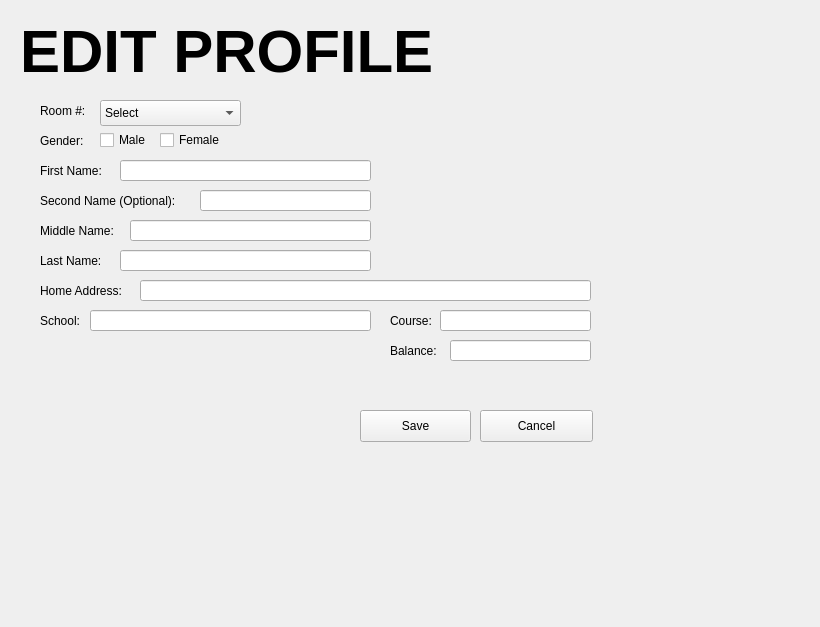
<?xml version="1.0" encoding="UTF-8"?>
<ui version="4.0">
 <class>EditWindow2</class>
 <widget class="QWidget" name="EditWindow2">
  <property name="geometry">
   <rect>
    <x>0</x>
    <y>0</y>
    <width>820</width>
    <height>627</height>
   </rect>
  </property>
  <property name="windowTitle">
   <string>Form</string>
  </property>
  <widget class="QLabel" name="labelBalance">
   <property name="geometry">
    <rect>
     <x>390</x>
     <y>340</y>
     <width>61</width>
     <height>21</height>
    </rect>
   </property>
   <property name="text">
    <string>Balance:</string>
   </property>
  </widget>
  <widget class="QLabel" name="labelSecondNumber">
   <property name="geometry">
    <rect>
     <x>40</x>
     <y>190</y>
     <width>161</width>
     <height>21</height>
    </rect>
   </property>
   <property name="text">
    <string>Second Name (Optional):</string>
   </property>
  </widget>
  <widget class="QLabel" name="labelRoomNum">
   <property name="geometry">
    <rect>
     <x>40</x>
     <y>100</y>
     <width>51</width>
     <height>21</height>
    </rect>
   </property>
   <property name="text">
    <string>Room #:</string>
   </property>
  </widget>
  <widget class="QLabel" name="labelSchool">
   <property name="geometry">
    <rect>
     <x>40</x>
     <y>310</y>
     <width>51</width>
     <height>21</height>
    </rect>
   </property>
   <property name="text">
    <string>School:</string>
   </property>
  </widget>
  <widget class="QPushButton" name="pushButtonCancel">
   <property name="geometry">
    <rect>
     <x>480</x>
     <y>410</y>
     <width>113</width>
     <height>32</height>
    </rect>
   </property>
   <property name="text">
    <string>Cancel</string>
   </property>
  </widget>
  <widget class="QLabel" name="labelCourse">
   <property name="geometry">
    <rect>
     <x>390</x>
     <y>310</y>
     <width>51</width>
     <height>21</height>
    </rect>
   </property>
   <property name="text">
    <string>Course:</string>
   </property>
  </widget>
  <widget class="QLabel" name="labelHomeAddress">
   <property name="geometry">
    <rect>
     <x>40</x>
     <y>280</y>
     <width>101</width>
     <height>21</height>
    </rect>
   </property>
   <property name="text">
    <string>Home Address:</string>
   </property>
  </widget>
  <widget class="QLabel" name="label">
   <property name="geometry">
    <rect>
     <x>20</x>
     <y>20</y>
     <width>711</width>
     <height>61</height>
    </rect>
   </property>
   <property name="font">
    <font>
     <pointsize>45</pointsize>
     <weight>75</weight>
     <bold>true</bold>
    </font>
   </property>
   <property name="text">
    <string>EDIT PROFILE</string>
   </property>
  </widget>
  <widget class="QLineEdit" name="lineEditFirstName">
   <property name="geometry">
    <rect>
     <x>120</x>
     <y>160</y>
     <width>251</width>
     <height>21</height>
    </rect>
   </property>
  </widget>
  <widget class="QLineEdit" name="lineEditHomeAddress">
   <property name="geometry">
    <rect>
     <x>140</x>
     <y>280</y>
     <width>451</width>
     <height>21</height>
    </rect>
   </property>
  </widget>
  <widget class="QLineEdit" name="lineEditMiddleName">
   <property name="geometry">
    <rect>
     <x>130</x>
     <y>220</y>
     <width>241</width>
     <height>21</height>
    </rect>
   </property>
  </widget>
  <widget class="QLineEdit" name="lineEditCourse">
   <property name="geometry">
    <rect>
     <x>440</x>
     <y>310</y>
     <width>151</width>
     <height>21</height>
    </rect>
   </property>
  </widget>
  <widget class="QLineEdit" name="lineEditBalance">
   <property name="geometry">
    <rect>
     <x>450</x>
     <y>340</y>
     <width>141</width>
     <height>21</height>
    </rect>
   </property>
  </widget>
  <widget class="QLineEdit" name="lineEditSecondName">
   <property name="geometry">
    <rect>
     <x>200</x>
     <y>190</y>
     <width>171</width>
     <height>21</height>
    </rect>
   </property>
  </widget>
  <widget class="QComboBox" name="comboBox">
   <property name="geometry">
    <rect>
     <x>100</x>
     <y>100</y>
     <width>141</width>
     <height>26</height>
    </rect>
   </property>
   <item>
    <property name="text">
     <string>Select</string>
    </property>
   </item>
   <item>
    <property name="text">
     <string>2</string>
    </property>
   </item>
   <item>
    <property name="text">
     <string>3</string>
    </property>
   </item>
   <item>
    <property name="text">
     <string>4</string>
    </property>
   </item>
   <item>
    <property name="text">
     <string>5</string>
    </property>
   </item>
   <item>
    <property name="text">
     <string>6</string>
    </property>
   </item>
   <item>
    <property name="text">
     <string>7A</string>
    </property>
   </item>
   <item>
    <property name="text">
     <string>7B</string>
    </property>
   </item>
   <item>
    <property name="text">
     <string>7C</string>
    </property>
   </item>
   <item>
    <property name="text">
     <string>8</string>
    </property>
   </item>
   <item>
    <property name="text">
     <string>77</string>
    </property>
   </item>
   <item>
    <property name="text">
     <string>99</string>
    </property>
   </item>
  </widget>
  <widget class="QLabel" name="labelLastName">
   <property name="geometry">
    <rect>
     <x>40</x>
     <y>250</y>
     <width>81</width>
     <height>21</height>
    </rect>
   </property>
   <property name="text">
    <string>Last Name:</string>
   </property>
  </widget>
  <widget class="QLineEdit" name="lineEditLastName">
   <property name="geometry">
    <rect>
     <x>120</x>
     <y>250</y>
     <width>251</width>
     <height>21</height>
    </rect>
   </property>
  </widget>
  <widget class="QLabel" name="labelFirstName">
   <property name="geometry">
    <rect>
     <x>40</x>
     <y>160</y>
     <width>81</width>
     <height>21</height>
    </rect>
   </property>
   <property name="text">
    <string>First Name:</string>
   </property>
  </widget>
  <widget class="QPushButton" name="pushButtonSave">
   <property name="geometry">
    <rect>
     <x>360</x>
     <y>410</y>
     <width>111</width>
     <height>32</height>
    </rect>
   </property>
   <property name="text">
    <string>Save</string>
   </property>
   <property name="shortcut">
    <string>Return</string>
   </property>
  </widget>
  <widget class="QLabel" name="labelMiddleName">
   <property name="geometry">
    <rect>
     <x>40</x>
     <y>220</y>
     <width>91</width>
     <height>21</height>
    </rect>
   </property>
   <property name="text">
    <string>Middle Name:</string>
   </property>
  </widget>
  <widget class="QLineEdit" name="lineEditSchool">
   <property name="geometry">
    <rect>
     <x>90</x>
     <y>310</y>
     <width>281</width>
     <height>21</height>
    </rect>
   </property>
  </widget>
  <widget class="QCheckBox" name="checkBoxFemale">
   <property name="geometry">
    <rect>
     <x>160</x>
     <y>130</y>
     <width>86</width>
     <height>20</height>
    </rect>
   </property>
   <property name="text">
    <string>Female</string>
   </property>
   <property name="checkable">
    <bool>true</bool>
   </property>
   <property name="checked">
    <bool>false</bool>
   </property>
  </widget>
  <widget class="QCheckBox" name="checkBoxMale">
   <property name="geometry">
    <rect>
     <x>100</x>
     <y>130</y>
     <width>86</width>
     <height>20</height>
    </rect>
   </property>
   <property name="text">
    <string>Male</string>
   </property>
   <property name="checkable">
    <bool>true</bool>
   </property>
   <property name="checked">
    <bool>false</bool>
   </property>
  </widget>
  <widget class="QLabel" name="labelGender">
   <property name="geometry">
    <rect>
     <x>40</x>
     <y>130</y>
     <width>61</width>
     <height>21</height>
    </rect>
   </property>
   <property name="text">
    <string>Gender:</string>
   </property>
  </widget>
 </widget>
 <resources/>
 <connections/>
</ui>
